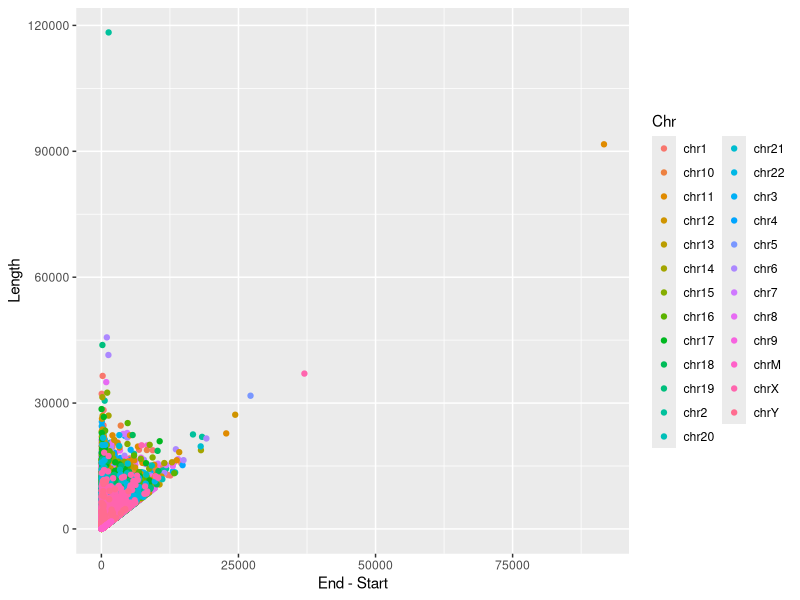

R code for this plot: (Note: this script raises an error after producing the figure.)
## Dataviz2.0 - part4
install.packages("ggsci")
install.packages("ggsci")
install.packages("tidyverse")
install.packages("ggpubr")
install.packages("ggrepel")
install.packages("cowplot")
install.packages("gridExtra")

library(ggsci)
library(tidyverse)
library(ggpubr)
library(ggrepel)
library(cowplot)
library(ggrepel)
library(gridExtra)

#Create the data
#We'll use the plots you've already created in part3: box1, ml_scatter, scatter2

## Data Import
gene_loc <- read.table("GSE69360.gene-locations.txt",
                       header = T)

## Plotting the data
scatter <- ggplot(gene_loc, aes(x=End-Start, y=Length, group=Chr, color=Chr)) +
  geom_point()
scatter

### It is hard to visualize the entire data.
### Let's pretend we are only interested in a small set of chromosomes.
### Let's subset the data and add a few variables!

target <- c("chrX", "chrY", "chrM", "chr17")
gene_loc2 <- filter(gene_loc, Chr %in% target)

log_EndStart <- log10(gene_loc2$End-gene_loc2$Start)
log_length <- log10(gene_loc2$Length)
gene_loc2$log_length <- log_length
gene_loc2$log_EndStart <- log_EndStart
head(gene_loc2)

###################################################

##Combine boxplot and regression plot previously created
### Boxplot
box1 <- ggplot(gene_loc2, aes(x = Chr, y = Length,
                              group=Chr, color=Chr)) +
  geom_boxplot() +
  xlab("Chr")+
  theme_bw()

box1 <- box1 + scale_color_jco()+
  theme(legend.position = "none")                 # remove legend
#box1 + scale_fill_discrete(name = "Chromosome")  #rename legend

## Scatterplot + regression line
ml_scatter <- ggscatter(gene_loc2, x = "log_EndStart", y = "log_length",
                        color = "Chr", palette = "jco",
                        add = "reg.line", add.params = list(color = "black"),    # customize regression line
                        fullrange - TRUE) +
  facet_wrap(~Chr) +
  stat_cor(label.y = 4.4) +
  stat_regline_equation(label.y = 4.2)
ml_scatter

# arrange facet grid as 1x4
ml_scatter <- ml_scatter + facet_grid(cols = vars(Chr))

#Arranging boxplot and scatterplot on one page
## we’ll use the function ggarrange()[in ggpubr], which is a wrapper around the function plot_grid() [in cowplot package].
## Compared to the standard function plot_grid(), ggarange() can arrange multiple ggplots over multiple pages.
## use either

fig <- ggarrange(ml_scatter, box1 + rremove ("x.text"),
                  labels = c("A", "B"),
                  ncol =1, nrow = 2,
                 common.legend = TRUE)
fig


#Annotate the arranged figure

annotate_figure(fig,
                             top = text_grob("Visualizing gene length", color = "red", face = "bold", size = 14),  #grob -- graphical object
                             bottom = text_grob("Data source: \n gse69360 data set", color = "blue",         #customize text
                                                hjust = 1, x = 1, face = "italic", size = 10),             # horizontal justification: 0= left align, 1= right align
                             left = text_grob("Figure arranged using ggpubr", color = "green", rot = 90),   # rot = angle to rotate the text
                             right = "I'm done, thanks :-)!",
                             fig.lab = "Figure 1", fig.lab.face = "bold"
)


#Adding descriptive text
#Text to be added
text <- paste("gse69360 data set is a resource of ribosomal",
              "RNA-depleted RNA-Seq data from different normal",
              "adults and fetal human tissues. The dataset was first",
              "published in https://www.nature.com/articles/sdata201563", sep = " ")
text.p <- ggparagraph(text = text, face = "italic", size = 11, color = "black")

final_plt <- ggarrange(ml_scatter, box1, text.p + rremove ("x.text"),
                 labels = c("A", "B"),
                 ncol =1, nrow = 3,
                 common.legend = TRUE)
final_plt

#Export plot
ggexport(final_plt, filename = "gene_lth_viz.pdf", width = 200, height = 200)


# Place scatterplot together with density plot
# Scatter plot colored by groups ("Chr")
sp <- gene_loc2 %>%
  ggscatter("log_EndStart", "log_length",
            color = "Chr", palette = "jco",
            size = 1, alpha = 0.2)+
  border()
# Marginal density plot of x (top panel) and y (right panel)
xplot <- gene_loc2 %>%
  ggdensity("log_EndStart", fill = "Chr", palette = "jco")

yplot <- gene_loc2 %>%
  ggdensity("log_length", fill = "Chr", palette = "jco")+
  rotate()
# Cleaning the plots
yplot <- yplot + clean_theme()
xplot <- xplot + clean_theme()
# Arranging the plot
fig_2 <- ggarrange(xplot, NULL, sp, yplot,
          ncol = 2, nrow = 2,  align = "hv",
          widths = c(2, 1), heights = c(1, 2),
          common.legend = TRUE)

# Annotating the plot
scat_density_plt <- annotate_figure(fig_2,
                             top = text_grob("Scatter plot with marginal density", color = "red", face = "bold", size = 14),  #grob -- graphical object
                             bottom = text_grob("Data source: \n gse69360 data set", color = "blue",         #customize text
                                                hjust = 1, x = 1, face = "italic", size = 10),             # horizontal justification: 0= left align, 1= right align
                             left = text_grob("Figure arranged using ggpubr", color = "green", rot = 90),   # rot = angle to rotate the text
                             right = "I'm done, thanks :-)!",
                             fig.lab = "Figure 1", fig.lab.face = "bold"
)

scat_density_plt

################################
#Insert a table into a plot
#Regression plot summary data with labels & confidence interval
scatter2 <- ggplot(a, aes(x = numGenes, y = meanLength)) +
  geom_point()+
  theme_bw()+
  geom_text_repel(aes(label = Chr), color="red", segment.color="blue")+
  geom_smooth(method = loess, color = "lightblue", alpha = 0.1)
scatter2


# Compute descriptive statistics by groups
stable <- gene_loc2 %>%
  desc_statby(measure.var = "Length",             #Column containing variable to be sumarized
              grps = "Chr")                       # Group
stable <- stable[, c("Chr", "length", "mean", "sd")]
# Summary table plot, medium blue theme
stable.p <- ggtexttable(stable, rows = NULL,
                        theme = ttheme("mBlue"))

# Arranging the plot
fig_3 <- ggarrange(scatter2, stable.p, text.p + rremove ("x.text"),
                   ncol =1, nrow = 3,
                   heights = c(1, 0.5, 0.2),
                   common.legend = TRUE)
fig_3

#Place the table within the plot using annotate_custom in ggplot
fig_4 <- scatter2 + annotation_custom(ggplotGrob(stable.p),
                                      xmin = 2000, ymax = 1500,
                                      xmax = 5000)

# Annotating the plot
final_scatter2 <- annotate_figure(fig_4,
                                  top = text_grob("Scatter plot with summary table", color = "red", face = "bold", size = 14),  #grob -- graphical object
                                  bottom = text_grob("Data source: \n gse69360 data set", color = "blue",         #customize text
                                                     hjust = 1, x = 1, face = "italic", size = 10),             # horizontal justification: 0= left align, 1= right align
                                  left = text_grob("Figure arranged using ggpubr", color = "green", rot = 90),   # rot = angle to rotate the text
                                  right = "I'm done, thanks :-)!",
                                  fig.lab = "Figure 1", fig.lab.face = "bold"
)

final_scatter2

#Export plot
ggexport(final_scatter2, filename = "mean_length.pdf", width = 200, height = 200)

